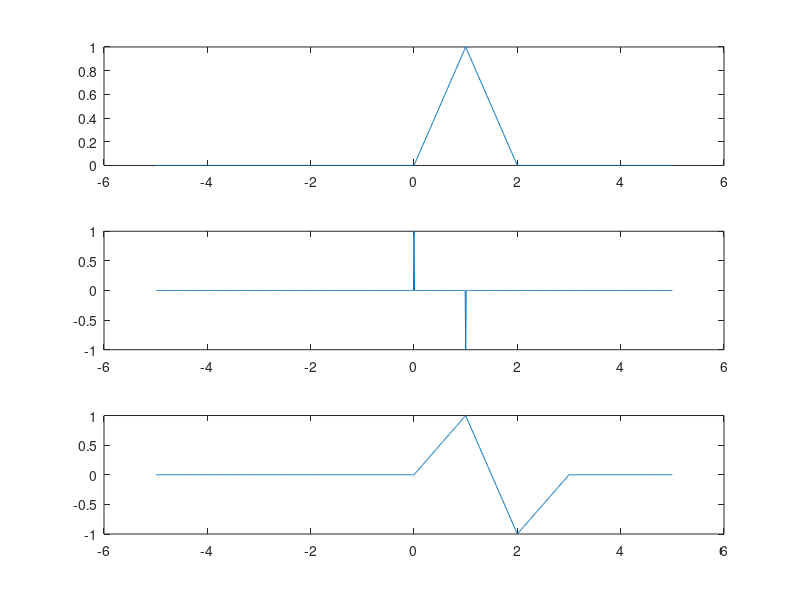

This chart was generated by the following MATLAB code:
t=-5:0.01:5
for c=1:1:1001
    if(c>=501&&c<=601)
        x(1,c)=(c-501)/100;
    elseif(c>601&&c<=701)
        x(1,c)=(-c+701)/100;
    else
        x(1,c)=0;

    end
end

h=zeros(1,1001)
h(1,501)=1;
h(1,601)=-1;

y=conv(x,h,"same");

subplot(3,1,1); plot(t,x);

subplot(3,1,2); plot(t,h);

subplot(3,1,3); plot(t,y);
